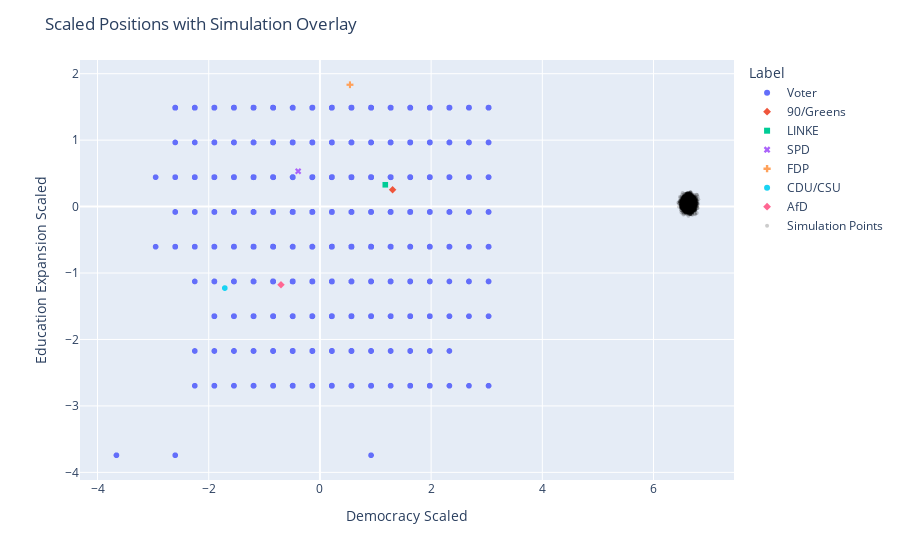

Notebook source saved alongside this figure:
### Code cell
sim=run_simulation(data,100,N,D,sigma_noise,gmm_components,1,0.1,1)
plot_with_simulation_separate(concatenated_df,sim)

### Figure 1 — Plotly figure (JSON) as saved in the notebook; plotly's stock layout.template omitted (floating-point values rounded to 4 significant figures; data arrays with more than 128 entries replaced by an {"elided": "..."} marker saying what was removed)
{"data": [{"hovertemplate": "Label=Voter<br>Democracy Scaled=%{x}<br>Education Expansion Scaled=%{y}<extra></extra>", "legendgroup": "Voter", "marker": {"color": "#636efa", "symbol": "circle"}, "mode": "markers", "name": "Voter", "showlegend": true, "type": "scattergl", "x": {"elided": "6874 float values"}, "xaxis": "x", "y": {"elided": "6874 float values"}, "yaxis": "y"}, {"hovertemplate": "Label=90/Greens<br>Democracy Scaled=%{x}<br>Education Expansion Scaled=%{y}<extra></extra>", "legendgroup": "90/Greens", "marker": {"color": "#EF553B", "symbol": "diamond"}, "mode": "markers", "name": "90/Greens", "showlegend": true, "type": "scattergl", "x": [1.307], "xaxis": "x", "y": [0.2532], "yaxis": "y"}, {"hovertemplate": "Label=LINKE<br>Democracy Scaled=%{x}<br>Education Expansion Scaled=%{y}<extra></extra>", "legendgroup": "LINKE", "marker": {"color": "#00cc96", "symbol": "square"}, "mode": "markers", "name": "LINKE", "showlegend": true, "type": "scattergl", "x": [1.175], "xaxis": "x", "y": [0.3281], "yaxis": "y"}, {"hovertemplate": "Label=SPD<br>Democracy Scaled=%{x}<br>Education Expansion Scaled=%{y}<extra></extra>", "legendgroup": "SPD", "marker": {"color": "#ab63fa", "symbol": "x"}, "mode": "markers", "name": "SPD", "showlegend": true, "type": "scattergl", "x": [-0.3915], "xaxis": "x", "y": [0.5316], "yaxis": "y"}, {"hovertemplate": "Label=FDP<br>Democracy Scaled=%{x}<br>Education Expansion Scaled=%{y}<extra></extra>", "legendgroup": "FDP", "marker": {"color": "#FFA15A", "symbol": "cross"}, "mode": "markers", "name": "FDP", "showlegend": true, "type": "scattergl", "x": [0.5396], "xaxis": "x", "y": [1.834], "yaxis": "y"}, {"hovertemplate": "Label=CDU/CSU<br>Democracy Scaled=%{x}<br>Education Expansion Scaled=%{y}<extra></extra>", "legendgroup": "CDU/CSU", "marker": {"color": "#19d3f3", "symbol": "circle"}, "mode": "markers", "name": "CDU/CSU", "showlegend": true, "type": "scattergl", "x": [-1.711], "xaxis": "x", "y": [-1.226], "yaxis": "y"}, {"hovertemplate": "Label=AfD<br>Democracy Scaled=%{x}<br>Education Expansion Scaled=%{y}<extra></extra>", "legendgroup": "AfD", "marker": {"color": "#FF6692", "symbol": "diamond"}, "mode": "markers", "name": "AfD", "showlegend": true, "type": "scattergl", "x": [-0.7009], "xaxis": "x", "y": [-1.176], "yaxis": "y"}, {"marker": {"color": "rgba(0,0,0,0.2)", "size": 4, "symbol": "circle"}, "mode": "markers", "name": "Simulation Points", "type": "scatter", "x": {"elided": "6874 float values"}, "y": {"elided": "6874 float values"}}], "layout": {"legend": {"title": {"text": "Label"}, "tracegroupgap": 0}, "margin": {"t": 60}, "title": {"text": "Scaled Positions with Simulation Overlay"}, "xaxis": {"anchor": "y", "domain": [0, 1], "title": {"text": "Democracy Scaled"}}, "yaxis": {"anchor": "x", "domain": [0, 1], "title": {"text": "Education Expansion Scaled"}}}}
